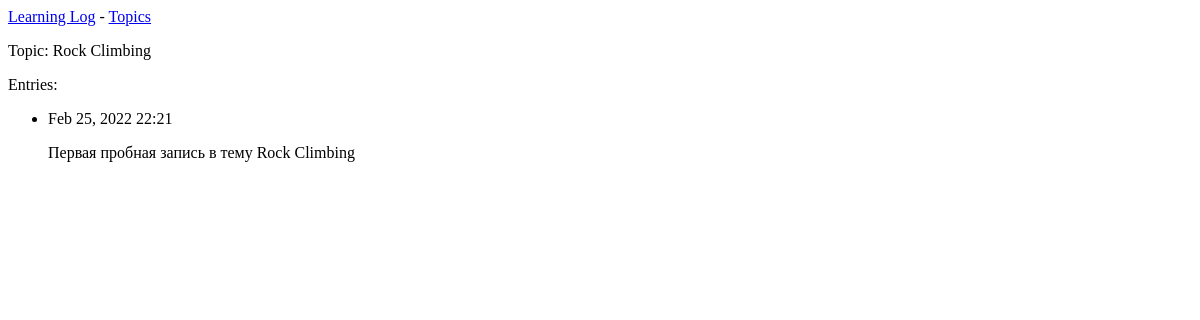
Page /topics/2/ on the earlier database version.
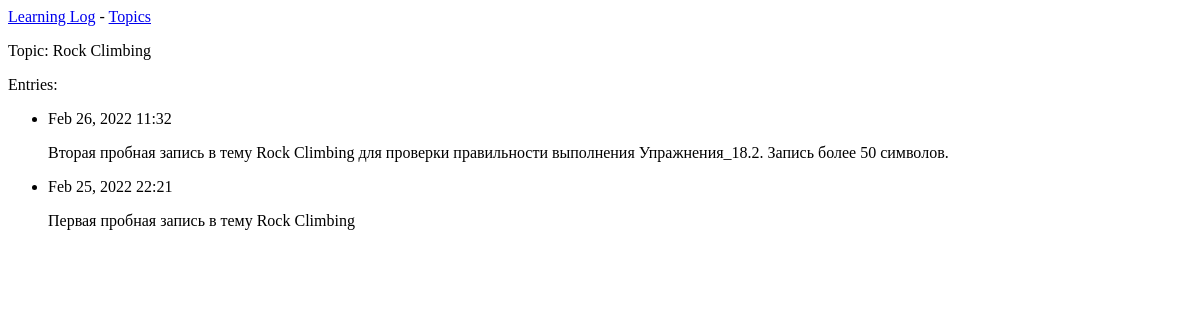
Same page on the later database version.
### learning_logs/models.py (models this page shows, shortened)
class Topic(models.Model):
    text = models.CharField(max_length=200)
    date_added = models.DateTimeField(auto_now_add=True)
    def __str__(self):
        return self.text

class Entry(models.Model):  # наследует от базового класса Model
    topic = models.ForeignKey(Topic, on_delete=models.CASCADE)
    text = models.TextField()  # Полю такого типа ограничение размера не требуется
    date_added = models.DateTimeField(auto_now_add=True)
    class Meta:  # класс Meta вкладывается в класс Entry
        verbose_name_plural = 'entries'

### learning_logs/views.py (the view)
# urls.py: path('topics/<int:topic_id>/', views.topic, name='topic'),
def topic(request, topic_id):
    topic = Topic.objects.get(id=topic_id)
    entries = topic.entry_set.order_by('-date_added')
    context = {'topic': topic, 'entries': entries}
    return render(request, 'learning_logs/topic.html', context)

### learning_logs/templates/learning_logs/topic.html
{% extends "learning_logs/base.html" %}
{% block content %}
  <p>Topic: {{ topic }}</p>
  <p>Entries:</p>
  <ul>
    {% for entry in entries %}
      <li>
        <p>{{ entry.date_added|date:'M d, Y H:i' }}</p>
        <p> {{ entry.text|linebreaks }}</p>
      </li>
    {% empty %}
      <li> There are no entries for this topic yet.</li>
    {% endfor %}
  </ul>
{% endblock content %}

### learning_logs/templates/learning_logs/base.html
<p>
    <a href="{% url 'learning_logs:index' %}">Learning Log</a> -
    <a href="{% url 'learning_logs:topics' %}">Topics</a>
</p>
{% block content %}{% endblock content %}

Differences in the rows shown:
added Entry: date_added "Feb 26, 2022 11:32", text "Вторая пробная запись в тему Rock Climbing для проверки правильности выполнения Упражнения_18.2. Запись более 50 символов."
